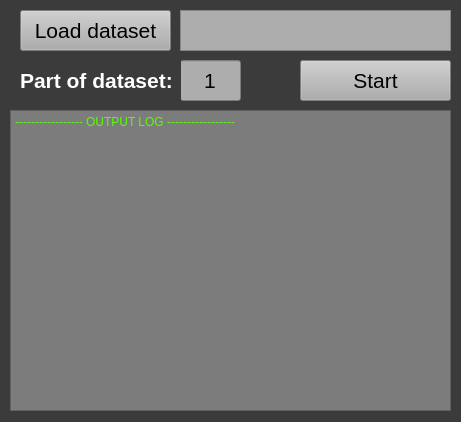
<?xml version="1.0" encoding="UTF-8"?>
<ui version="4.0">
 <class>TestWindow</class>
 <widget class="QWidget" name="TestWindow">
  <property name="geometry">
   <rect>
    <x>0</x>
    <y>0</y>
    <width>461</width>
    <height>422</height>
   </rect>
  </property>
  <property name="minimumSize">
   <size>
    <width>461</width>
    <height>422</height>
   </size>
  </property>
  <property name="maximumSize">
   <size>
    <width>461</width>
    <height>422</height>
   </size>
  </property>
  <property name="windowTitle">
   <string>Test Window</string>
  </property>
  <property name="styleSheet">
   <string notr="true">background-color: rgb(59, 59, 59);</string>
  </property>
  <widget class="QTextBrowser" name="console">
   <property name="geometry">
    <rect>
     <x>10</x>
     <y>110</y>
     <width>441</width>
     <height>301</height>
    </rect>
   </property>
   <property name="styleSheet">
    <string notr="true">background-color: rgb(124, 124, 124);
color: rgb(85, 255, 0);</string>
   </property>
   <property name="html">
    <string>&lt;!DOCTYPE HTML PUBLIC &quot;-//W3C//DTD HTML 4.0//EN&quot; &quot;http://www.w3.org/TR/REC-html40/strict.dtd&quot;&gt;
&lt;html&gt;&lt;head&gt;&lt;meta name=&quot;qrichtext&quot; content=&quot;1&quot; /&gt;&lt;meta charset=&quot;utf-8&quot; /&gt;&lt;style type=&quot;text/css&quot;&gt;
p, li { white-space: pre-wrap; }
hr { height: 1px; border-width: 0; }
li.unchecked::marker { content: &quot;\2610&quot;; }
li.checked::marker { content: &quot;\2612&quot;; }
&lt;/style&gt;&lt;/head&gt;&lt;body style=&quot; font-family:'Segoe UI'; font-size:9pt; font-weight:400; font-style:normal;&quot;&gt;
&lt;p style=&quot; margin-top:0px; margin-bottom:0px; margin-left:0px; margin-right:0px; -qt-block-indent:0; text-indent:0px;&quot;&gt;----------------- OUTPUT LOG -----------------&lt;/p&gt;&lt;/body&gt;&lt;/html&gt;</string>
   </property>
  </widget>
  <widget class="QPushButton" name="start_test_btn">
   <property name="geometry">
    <rect>
     <x>300</x>
     <y>60</y>
     <width>151</width>
     <height>41</height>
    </rect>
   </property>
   <property name="font">
    <font>
     <pointsize>16</pointsize>
    </font>
   </property>
   <property name="styleSheet">
    <string notr="true">color: rgb(0, 0, 0);
background-color: rgb(173, 173, 173);</string>
   </property>
   <property name="text">
    <string>Start</string>
   </property>
  </widget>
  <widget class="QPushButton" name="load_ds_btn">
   <property name="geometry">
    <rect>
     <x>20</x>
     <y>10</y>
     <width>151</width>
     <height>41</height>
    </rect>
   </property>
   <property name="font">
    <font>
     <pointsize>16</pointsize>
    </font>
   </property>
   <property name="styleSheet">
    <string notr="true">color: rgb(0, 0, 0);
background-color: rgb(173, 173, 173);</string>
   </property>
   <property name="text">
    <string>Load dataset</string>
   </property>
  </widget>
  <widget class="QTextBrowser" name="dataset_path_text">
   <property name="geometry">
    <rect>
     <x>180</x>
     <y>10</y>
     <width>271</width>
     <height>41</height>
    </rect>
   </property>
   <property name="styleSheet">
    <string notr="true">color: rgb(0, 0, 0);
background-color: rgb(173, 173, 173);</string>
   </property>
  </widget>
  <widget class="QLineEdit" name="part_text">
   <property name="geometry">
    <rect>
     <x>180</x>
     <y>60</y>
     <width>61</width>
     <height>41</height>
    </rect>
   </property>
   <property name="font">
    <font>
     <pointsize>16</pointsize>
    </font>
   </property>
   <property name="styleSheet">
    <string notr="true">color: rgb(0, 0, 0);
background-color: rgb(173, 173, 173);</string>
   </property>
   <property name="text">
    <string>1</string>
   </property>
   <property name="alignment">
    <set>Qt::AlignCenter</set>
   </property>
  </widget>
  <widget class="QLabel" name="label_8">
   <property name="geometry">
    <rect>
     <x>20</x>
     <y>60</y>
     <width>161</width>
     <height>41</height>
    </rect>
   </property>
   <property name="font">
    <font>
     <pointsize>16</pointsize>
     <bold>true</bold>
    </font>
   </property>
   <property name="styleSheet">
    <string notr="true">color: rgb(255, 255, 255);</string>
   </property>
   <property name="text">
    <string>Part of dataset:</string>
   </property>
   <property name="alignment">
    <set>Qt::AlignLeading|Qt::AlignLeft|Qt::AlignVCenter</set>
   </property>
  </widget>
 </widget>
 <resources/>
 <connections/>
</ui>
